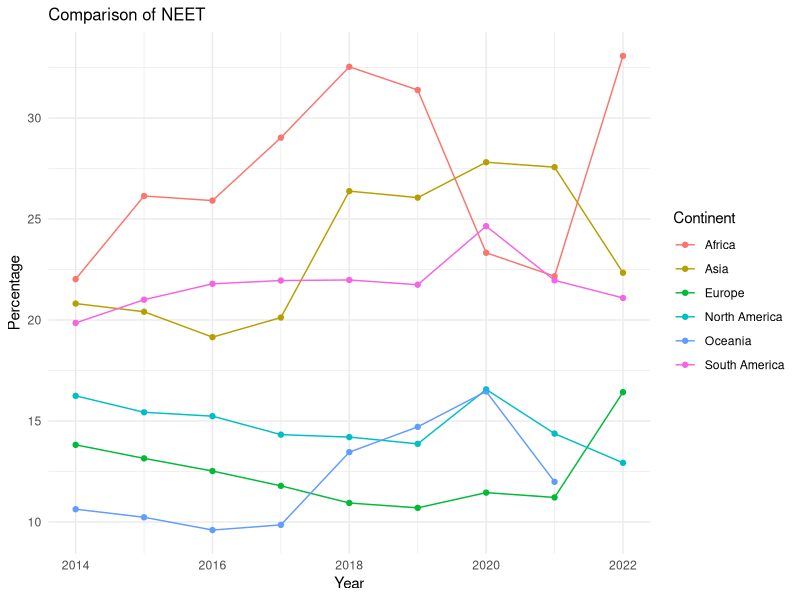
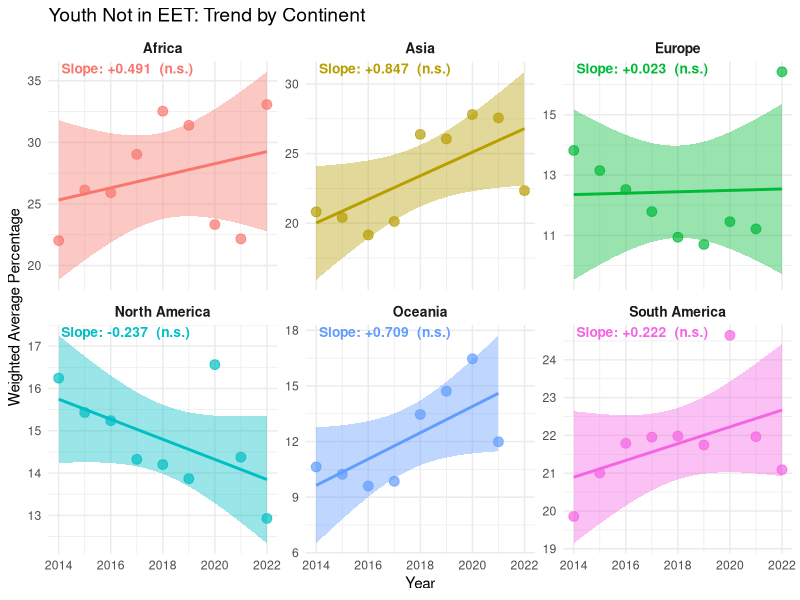

The R source for these figures, in order:
## ---- chunk 1
# !!! NOTE THAT: by defalt, in the pdf file generated, it does not show the code
# chunk, if want to show chunk, change the line below to **echo = TRUE**
knitr::opts_chunk$set(echo = FALSE)
library(tidyverse)
library(ggplot2)
library(knitr)
## ---- chunk 2
youth_neet <- read.csv("Exported_data/youth_neet_cleaned.csv")
## ---- chunk 3
youth_neet %>%
  group_by(Continent, Year) %>%
  summarise(
    NEET_avg = weighted.mean(Percentage_NEET, Population, na.rm = T),
    .groups = "drop"
  ) %>%
  ggplot(aes(x = Year, y = NEET_avg, colour = Continent)) +
  geom_point() +
  geom_line() +
  labs(
    x = "Year",
    y = "Percentage",
    title = "Comparison of NEET"
  ) +
  theme_minimal() +
  theme(plot.title = element_text(
    size = 12,
    hjust = 0
  ))
## ---- chunk 4
youth_summary <- youth_neet %>%
  group_by(Continent, Year) %>%
  # Use na.rm = TRUE in weighted.mean to handle missing data
  summarise(
    NEET_avg = weighted.mean(Percentage_NEET, Population, na.rm = TRUE),
    .groups = "drop"
  )

# Define the color mapping vector
continent_colors <- c(
  "Africa"        = "#F8766D",
  "Asia"          = "#B79F00",
  "Europe"        = "#00BA38",
  "North America" = "#00BFC4",
  "Oceania"       = "#619CFF",
  "South America" = "#F564E3"
)
# 1. Calculate all slopes, p-values, and annotation positions
slope_data <- youth_summary %>%
  group_by(Continent) %>%
  do({
    lm_fit <- lm(NEET_avg ~ Year, data = .)
    tidy_fit <- broom::tidy(lm_fit)

    slope_stats <- tidy_fit %>% filter(term == "Year")
    slope <- slope_stats$estimate

    p_value <- slope_stats$p.value

    # Determine the significance notation based on standard alpha levels (0.05, 0.01, 0.001)
    significance_label <- case_when(
      p_value < 0.001 ~ "(p < 0.001)",
      p_value < 0.01 ~ "(p < 0.01)",
      p_value < 0.05 ~ "(p < 0.05)",
      TRUE ~ " (n.s.)" # Not significant (p >= 0.05)
    )

    # Create the final annotation label string, including the formatted slope and significance
    slope_label <- sprintf(
      "Slope: %s%.3f %s",
      ifelse(slope >= 0, "+", ""), # Add a '+' sign for positive slopes
      slope,
      significance_label
    )

    data.frame(
      Continent = unique(.$Continent),
      slope_label = slope_label
    )
  }) %>%
  ungroup()

# Section 2: Combined Plot Generation

# 2. Create the combined plot using facet_wrap
combined_plot <- ggplot(youth_summary, aes(x = Year, y = NEET_avg)) +
  geom_point(aes(colour = Continent), alpha = 0.7, size = 3) +
  geom_smooth(aes(colour = Continent, fill = Continent),
    method = "lm",
    se = TRUE, linewidth = 1
  ) +
  geom_text(
    data = slope_data,
    aes(label = slope_label, colour = Continent),
    x = -Inf, y = Inf,
    hjust = -0.1, vjust = 1.2,
    size = 3.5, fontface = "bold"
  ) +
  scale_colour_manual(values = continent_colors) +
  scale_fill_manual(values = continent_colors) +
  facet_wrap(~Continent,
    scales = "free_y"
  ) +
  labs(
    x = "Year",
    y = "Weighted Average Percentage",
    title = "Youth Not in EET: Trend by Continent"
  ) +
  theme_minimal() +
  theme(
    plot.title = element_text(size = 14, hjust = 0),
    legend.position = "none",
    strip.text = element_text(size = 10, face = "bold")
  )

# Display the final combined plot object
combined_plot
## ---- chunk 5
# First, we merge the Education Attainment and youth unemployment data into the
# youth summary data frame. Ignore NAs so that the weighted average calculation
# would be more calculating from the rest of the data.
youth_summary <- youth_neet %>%
  group_by(Continent, Year) %>%
  summarise(
    EA_avg = weighted.mean(Edu_Attainment, Population, na.rm = TRUE),
    Unemp_avg = weighted.mean(Youth_Unemployment, Population, na.rm = T),
    .groups = "keep"
  ) %>%
  right_join(., youth_summary) %>%
  ungroup()


# Then we would like to calculate the correlation between NEET rate and education
# attainment rate and youth unemployment rate.

# I used AI for this part, specifically how to turn the cor.test() result into
# a data frame.

Cor_NEET_Con <- (function() {
  EA_corr <- youth_summary %>%
    group_by(Continent) %>%
    summarise(
      test = list(cor.test(NEET_avg, EA_avg, method = "spearman"))
    ) %>%
    mutate(
      Corr_EA = map_dbl(test, ~ round(.x$estimate, 4)),
      P_Value_EA = map_dbl(test, ~ round(.x$p.value, 4))
    ) %>%
    select(-test)

  Unemp_corr <- youth_summary %>%
    group_by(Continent) %>%
    summarise(
      test = list(cor.test(NEET_avg, Unemp_avg, method = "spearman"))
    ) %>%
    mutate(
      Corr_Unemp = map_dbl(test, ~ round(.x$estimate, 4)),
      P_Value_Unemp = map_dbl(test, ~ round(.x$p.value, 4))
    ) %>%
    select(-test)

  full_join(
    EA_corr, Unemp_corr,
    by = "Continent"
  )
})()

kable(Cor_NEET_Con,
  format = "markdown",
  caption = "Correlation of NEET with Youth Unemployment and Education Attainment (Continental)"
)
## ---- chunk 6
Cor_NEET_World <- (function() {
  NEET_EA <- cor.test(youth_neet$Percentage_NEET,
    youth_neet$Edu_Attainment,
    method = "spearman",
    use = "complete.obs"
  )

  NEET_Unemp <- cor.test(youth_neet$Percentage_NEET,
    youth_neet$Youth_Unemployment,
    method = "spearman",
    use = "complete.obs",
  )
  
  data.frame(
    variable = c("EA", "Unemployment"),
    correlation = round(c(NEET_Unemp$estimate, NEET_EA$estimate), 4),
    p_value = round(c(NEET_Unemp$p.value, NEET_EA$p.value), 4)
  )
})()

kable(Cor_NEET_World,
  format = "markdown",
  caption = "Correlation of NEET with Youth Unemployment and Education Attainment (World)"
)
